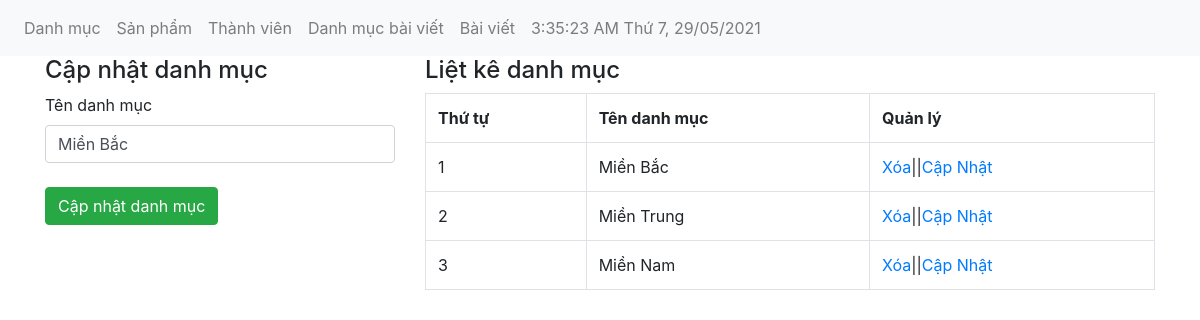
The page /admin/danhmuc.php?quanly=capnhat&id=6 on the database its author committed.
### tables this page shows
CREATE TABLE `tbl_category` (
  `category_id` int(11) NOT NULL,
  `category_name` varchar(50) NOT NULL
);

### admin/danhmuc.php (the view, shortened to what this page needs)
<?php include('../db/ketnoi.php'); ?>
<!DOCTYPE html>
<html lang="en">
<head>
    <link href="../css/bootstrap.css" rel="stylesheet" type="text/css" media="all" />
</head>
<body>
<?php include'./menutop.php' ?>
    <div class="container">
        <div class="row">
            <?php
                if(isset($_GET['quanly'])=='capnhat'){
                    $id_capnhat = $_GET['id'];
                    $sql_capnhat = mysqli_query($con,"SELECT * FROM tbl_category WHERE category_id = '$id_capnhat'");
                    $row_capnhat = mysqli_fetch_array($sql_capnhat);
                   ?>
            <div class="col-md-4">
                <h4>Cập nhật danh mục</h4>
                <label>Tên danh mục</label>
                <form action="" method="POST">
                    <input type="text" class="form-control" name="danhmuc" value="<?php echo $row_capnhat['category_name'] ?>"><br>
                    <input type="submit" value="Cập nhật danh mục" class="btn btn-success" name="capnhatdanhmuc">
                </form>
            </div>
                <?php
                }
                ?>
            <div class="col-md-8">
                <h4>Liệt kê danh mục</h4>
                <?php
                $sql_select = mysqli_query($con,"SELECT * FROM tbl_category ORDER BY category_id ASC");
                ?>
                <table class="table table-bordered">
                    <tr>
                        <th>Thứ tự</th>
                        <th>Tên danh mục</th>
                        <th>Quản lý</th>
                    </tr>
                <?php
                    $i = 0;
                    while($row_category = mysqli_fetch_array($sql_select)){
                    $i++;
                ?>
                        <tr>
                            <td><?php echo $i; ?></td>
                            <td><?php echo $row_category['category_name'] ?></td>
                            <td><a href="?xoa=<?php echo $row_category['category_id'] ?>">Xóa</a>||<a href="?quanly=capnhat&id=<?php echo $row_category['category_id'] ?>">Cập Nhật</a></td>
                        </tr>
                        <?php
                    }
                    ?>
        </table>
            </div>
        </div>
    </div>
</body>
</html>

### rows shown on the page
tbl_category: danhmuc "Miền Bắc", category_name "Miền Bắc"
tbl_category: category_name "Miền Trung"
tbl_category: category_name "Miền Nam"
